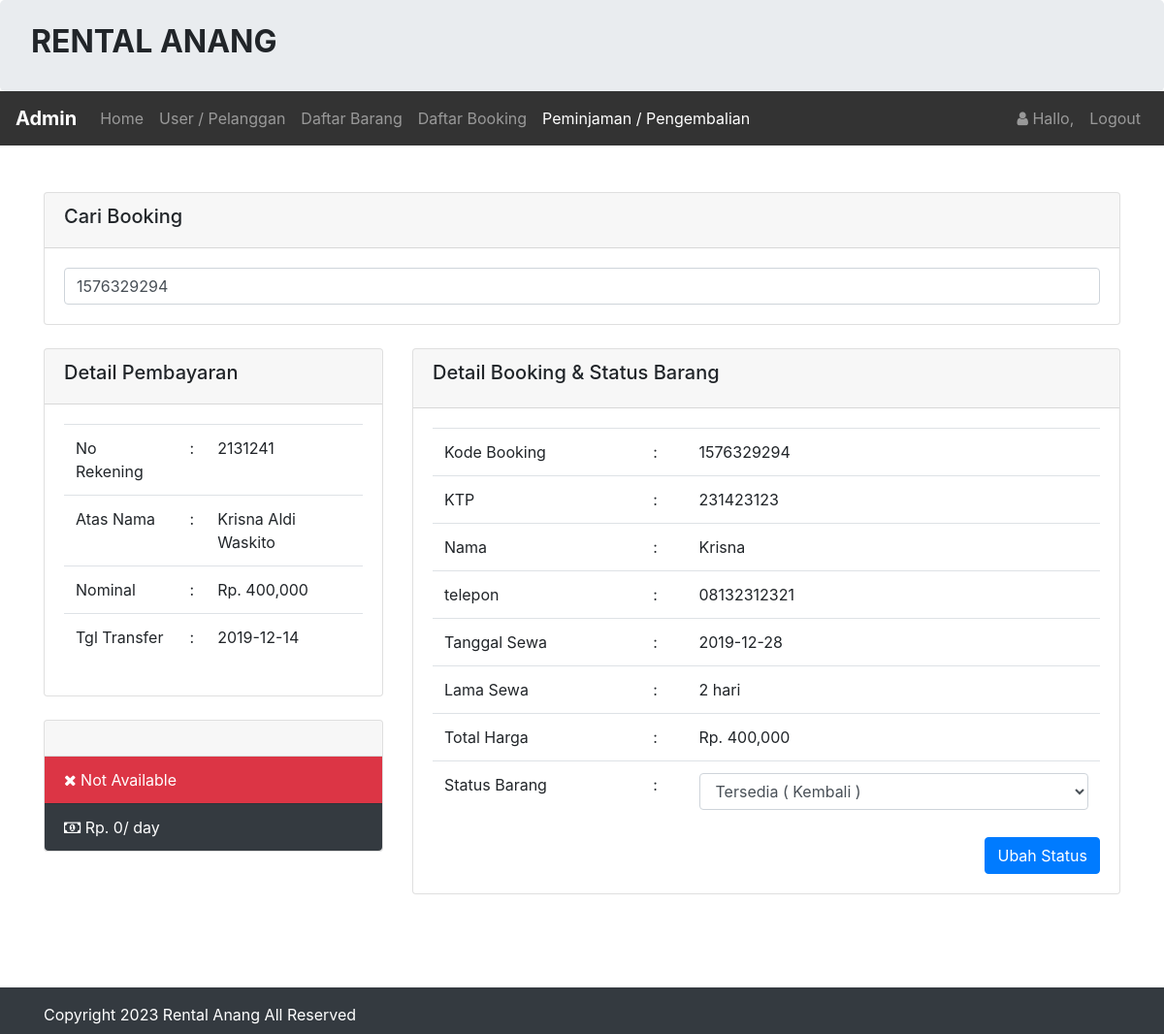
/admin/peminjaman/peminjaman.php?id=1576329294, run on the app's committed database.
### tables this page shows
CREATE TABLE `infoweb` (
  `id` int(11) NOT NULL,
  `nama_rental` varchar(255) DEFAULT NULL,
  `telp` varchar(15) DEFAULT NULL,
  `alamat` text DEFAULT NULL,
  `email` varchar(255) DEFAULT NULL,
  `no_rek` text DEFAULT NULL,
  `updated_at` timestamp NOT NULL DEFAULT current_timestamp()
);

CREATE TABLE `pembayaran` (
  `id_pembayaran` int(11) NOT NULL,
  `id_booking` int(255) NOT NULL,
  `no_rekening` int(255) NOT NULL,
  `nama_rekening` varchar(255) NOT NULL,
  `nominal` int(255) NOT NULL,
  `tanggal` varchar(255) NOT NULL
);

CREATE TABLE `booking` (
  `id_booking` int(11) NOT NULL,
  `kode_booking` varchar(255) NOT NULL,
  `id_login` int(11) NOT NULL,
  `id_barang` int(11) NOT NULL,
  `ktp` varchar(255) NOT NULL,
  `nama` varchar(255) NOT NULL,
  `alamat` varchar(255) NOT NULL,
  `no_tlp` varchar(15) NOT NULL,
  `tanggal` varchar(255) NOT NULL,
  `lama_sewa` int(11) NOT NULL,
  `total_harga` int(11) NOT NULL,
  `konfirmasi_pembayaran` varchar(255) NOT NULL,
  `tgl_input` varchar(255) NOT NULL
);

### koneksi/koneksi.php (called while the page is built, shortened)
<?php
    $user = 'root';
    $pass = '';
    $koneksi = new PDO("mysql:host=localhost;dbname=rental_tahu_outdooor", $user, $pass);
    $url = "http://localhost/aku/";
    $sql_web = "SELECT * FROM infoweb WHERE id = 1";
    $row_web = $koneksi->prepare($sql_web);
    $row_web->execute();
    $info_web = $row_web->fetch(PDO::FETCH_OBJ);
?>

### admin/peminjaman/peminjaman.php (the view, shortened to what this page needs)
<?php
    require '../../koneksi/koneksi.php';
    $title_web = 'Peminjaman';
    include '../header.php';
    if(!empty($_GET['id'])){
        $kode_booking = $_GET['id'];
        $hasil = $koneksi->query("SELECT * FROM booking WHERE kode_booking = '$kode_booking'")->fetch();
        $id_booking = $hasil['id_booking'];
        $hsl = $koneksi->query("SELECT * FROM pembayaran WHERE id_booking = '$id_booking'")->fetch();
        $id = $hasil['id_barang'];
        $isi = $koneksi->query("SELECT * FROM barang WHERE id_barang = '$id'")->fetch();
    }
?>
<br>
<br>
<div class="container">
<div class="row">
    <div class="col-sm-12">
        <div class="card">
            <div class="card-header">
                <h5> Cari Booking</h5>
            </div>
            <div class="card-body">
                <form method="get" action="peminjaman.php">
                    <input type="text" class="form-control"
                    value="<?php if(!empty($_GET['id'])){ echo $_GET['id']; }?>" name="id" placeholder="Tulis Kode Booking [ ENTER ]">
                </form>
            </div>
        </div>
        <br>
    </div>
    <?php if(!empty($_GET['id'])){?>
    <div class="col-sm-4">
        <div class="card">
            <div class="card-header">
                <h5> Detail Pembayaran</h5>
            </div>
            <div class="card-body">
                <table class="table">
                    <tr>
                        <td>No Rekening</td>
                        <td> :</td>
                        <td><?= $hsl['no_rekening'];?></td>
                    </tr>
                    <tr>
                        <td>Atas Nama </td>
                        <td> :</td>
                        <td><?= $hsl['nama_rekening'];?></td>
                    </tr>
                    <tr>
                        <td>Nominal  </td>
                        <td> :</td>
                        <td>Rp. <?= number_format($hsl['nominal']);?></td>
                    </tr>
                    <tr>
                        <td>Tgl  Transfer</td>
                        <td> :</td>
                        <td><?= $hsl['tanggal'];?></td>
                    </tr>
                </table>
            </div>
        </div>
        <br/>
        <div class="card">
            <div class="card-header">
            </div>
                <ul class="list-group list-group-flush">
                <?php if($isi['status'] == 'Tersedia'){?>
                    <li class="list-group-item bg-primary text-white">
                        <i class="fa fa-check"></i> Available
                    </li>
                <?php }else{?>
                    <li class="list-group-item bg-danger text-white">
                        <i class="fa fa-close"></i> Not Available
                    </li>
                <?php }?>
                <li class="list-group-item bg-dark text-white">
                    <i class="fa fa-money"></i> Rp. <?php echo number_format($isi['harga']);?>/ day
                </li>
            </ul>
        </div>
    </div>
    <div class="col-sm-8">
         <div class="card">
            <div class="card-header">
                <h5 class="card-title">Detail Booking & Status Barang</h5>
            </div>
           <div class="card-body">
               <form method="post" action="proses.php?id=konfirmasi">
                    <table class="table">
                        <tr>
                            <td>Kode Booking  </td>
                            <td> :</td>
                            <td><?php echo $hasil['kode_booking'];?></td>
                        </tr>
                        <tr>
                            <td>KTP  </td>
                            <td> :</td>
                            <td><?php echo $hasil['ktp'];?></td>
                        </tr>
                        <tr>
                            <td>Nama  </td>
                            <td> :</td>
                            <td><?php echo $hasil['nama'];?></td>
                        </tr>
                        <tr>
                            <td>telepon  </td>
                            <td> :</td>
                            <td><?php echo $hasil['no_tlp'];?></td>
                        </tr>
                        <tr>
                            <td>Tanggal Sewa </td>
                            <td> :</td>
                            <td><?php echo $hasil['tanggal'];?></td>
                        </tr>
                        <tr>
                            <td>Lama Sewa </td>
                            <td> :</td>
                            <td><?php echo $hasil['lama_sewa'];?> hari</td>
                        </tr>
                        <tr>
                            <td>Total Harga </td>
                            <td> :</td>
                            <td>Rp. <?php echo number_format($hasil['total_harga']);?></td>
                        </tr>
                        <tr>
                            <td>Status Barang</td>
                            <td> :</td>
                            <td>
                                <select class="form-control" name="status">
                                    <option <?php if($isi['status'] == 'Tersedia'){echo 'selected';}?> value="Tersedia">
                                        Tersedia ( Kembali )
                                    </option>
                                </select>
                            </td>
                        </tr>
                    </table>
                    <button type="submit" class="btn btn-primary float-right">
                        Ubah Status
                    </button>
            </form>
           </div>
         </div>
    </div>
    <?php }?>
</div>
</div>
<br>
<br>
<br>
<?php  include '../footer.php';?>

### admin/header.php (shortened to what this page needs)
<?php
    $id_login = $_SESSION['USER']['id_login'];
    $row = $koneksi->prepare("SELECT * FROM login WHERE id_login=?");
    $row->execute(array($id_login));
    $hasil_login = $row->fetch();
?>
<!doctype html>
<html lang="en">
  <head>
    <link rel="stylesheet" href="<?php echo $url;?>assets/css/bootstrap.css" >
    <link rel="stylesheet" href="<?php echo $url;?>assets/css/font-awesome.css" >
     <link rel="stylesheet" href="assets/css/bootstrap.css" >
    <link rel="stylesheet" href="assets/css/font-awesome.css" >
    <link rel="stylesheet" href="https://cdn.jsdelivr.net/npm/bootstrap@4.1.3/dist/css/bootstrap.min.css">
  </head>
  <body>
    <div class="jumbotron pt-4 pb-4">
        <div class="row">
            <div class="col-sm-8">
                <h2><b style="text-transform:uppercase;"><?= $info_web->nama_rental;?> </b></h2>
            </div>
        </div>
    </div>
    <nav class="navbar navbar-expand-lg navbar-dark" style="background-color: #333;">
        <a class="navbar-brand" href="<?php echo $url;?>admin/"><b>Admin </b></a>
        <div class="collapse navbar-collapse" id="collapsibleNavId">
            <ul class="navbar-nav mr-auto mt-2 mt-lg-0">
                <li class="nav-item <?php if($title_web == 'Dashboard'){ echo 'active';}?>">
                    <a class="nav-link" href="<?php echo $url;?>admin/">Home <span class="sr-only">(current)</span></a>
                </li>
                <li class="nav-item <?php if($title_web == 'User'){ echo 'active';}?>">
                    <a class="nav-link" href="<?php echo $url;?>admin/user/index.php">User / Pelanggan</a>
                </li>
                <li class="nav-item <?php if($title_web == 'Daftar Barang'){ echo 'active';}?>
                <?php if($title_web == 'Tambah Barang'){ echo 'active';}?>
                <?php if($title_web == 'Edit Barang'){ echo 'active';}?>">
                    <a class="nav-link" href="<?php echo $url;?>admin/mobil/barang.php">Daftar Barang</a>
                </li>
                <li class="nav-item <?php if($title_web == 'Daftar Booking'){ echo 'active';}?>
                <?php if($title_web == 'Konfirmasi'){ echo 'active';}?>">
                    <a class="nav-link" href="<?php echo $url;?>admin/booking/booking.php">Daftar Booking</a>
                </li>
                <li class="nav-item <?php if($title_web == 'Peminjaman'){ echo 'active';}?>">
                    <a class="nav-link" href="<?php echo $url;?>admin/peminjaman/peminjaman.php">Peminjaman / Pengembalian</a>
                </li>
            </ul>
            <ul class="navbar-nav my-2 my-lg-0">
                <li class="nav-item">
                    <a class="nav-link" href="#">
                        <i class="fa fa-user"> </i> Hallo, <?php echo $hasil_login['nama_pengguna'];?>
                    </a>
                </li>
                <li class="nav-item">
                    <a class="nav-link" onclick="return confirm('Apakah anda ingin logout ?');" href="<?php echo $url;?>admin/logout.php">Logout</a>
                </li>
            </ul>
        </div>
    </nav>

### admin/footer.php (shortened to what this page needs)
    <div class="footer mt-4 bg-dark text-white pt-3 pb-2">
      <div class="container">
        Copyright <?= date('Y');?> <?= $info_web->nama_rental;?> All Reserved
      </div>
    </div>
  </body>
</html>

### data on the page
infoweb: nama_rental "RENTAL ANANG", nama_rental "Rental Anang"
pembayaran: no_rekening "2131241", nama_rekening "Krisna Aldi Waskito", nominal "400,000", tanggal "2019-12-14"
booking: kode_booking "1576329294", ktp "231423123", nama "Krisna", no_tlp "08132312321", tanggal "2019-12-28", lama_sewa "2", total_harga "400,000"

### other printed values
$isi['harga'] "0"
